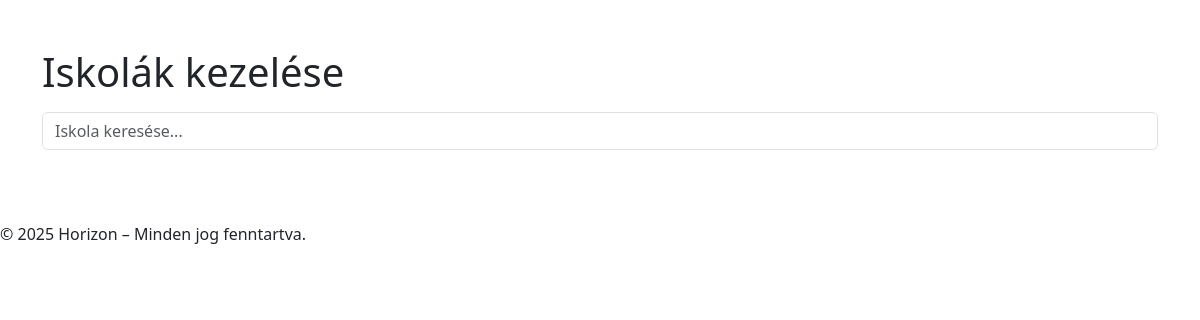
The page /pages/admin/admin.php on the database as committed earlier.
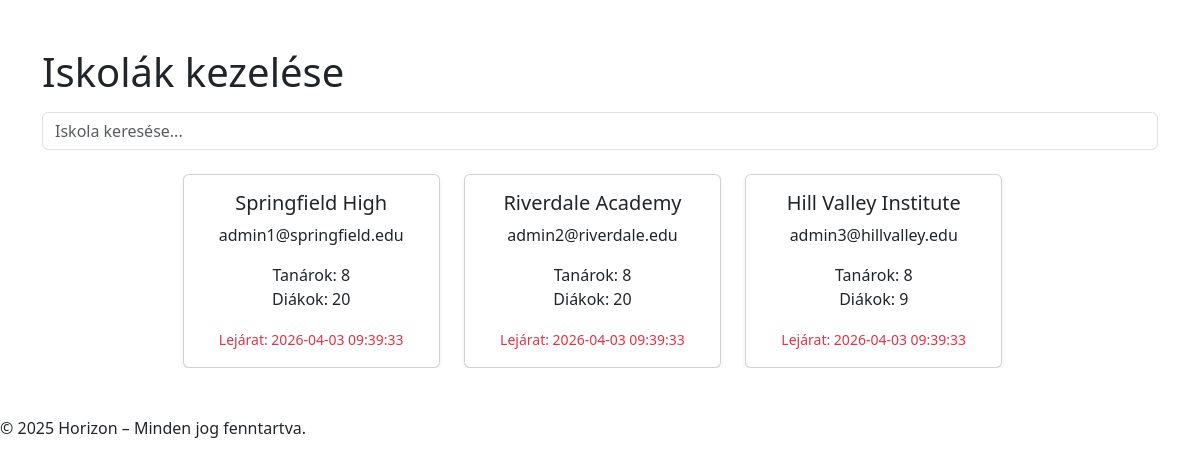
The same page on the database as committed later.
### tables this page shows
CREATE TABLE `schools` (
  `Id` int(11) NOT NULL,
  `Name` varchar(100) NOT NULL,
  `Country` varchar(100) NOT NULL,
  `Address` varchar(150) NOT NULL,
  `Email` varchar(100) NOT NULL,
  `Password` varchar(255) NOT NULL,
  `Date` datetime NOT NULL,
  `IsActive` tinyint(1) DEFAULT 0,
  `ExpirationDate` datetime NOT NULL
);

### pages/admin/admin.php (the view, shortened to what this page needs)
<?php
require_once "/xampp/htdocs/Horizon/database/db.php";
$pageStylesheet = "/Horizon/scripts/style/adminPage.css";
require "/xampp/htdocs/Horizon/views/header.php";
?>
<div class="container my-5">
    <h1 class="mb-3">Iskolák kezelése</h1>
    <input type="text" id="searchInput" class="form-control mb-4" placeholder="Iskola keresése...">
    <div id="scrollableCards">
        <div class="row gy-4 justify-content-center" id="schoolCards">
            <?php
            $sql = "SELECT Id, Name, Email, ExpirationDate FROM schools";
            $result = $conn->query($sql);
            if ($result->num_rows > 0):
                while($row = $result->fetch_assoc()):
                    $schoolId = $row["Id"];
                    $studentCountResult = $conn->query("SELECT COUNT(*) AS count FROM students WHERE SchoolId = $schoolId");
                    $studentCount = ($studentCountResult && $studentCountResult->num_rows > 0) ? $studentCountResult->fetch_assoc()['count'] : 0;
                    $teacherCountResult = $conn->query("SELECT COUNT(*) AS count FROM teachers WHERE SchoolId = $schoolId");
                    $teacherCount = ($teacherCountResult && $teacherCountResult->num_rows > 0) ? $teacherCountResult->fetch_assoc()['count'] : 0;
                    $expirationDate = new DateTime($row["ExpirationDate"]);
                    $now = new DateTime();
                    $interval = $now->diff($expirationDate);
                    $daysLeft = (int)$interval->format('%r%a');
                    if ($daysLeft <= 365) {
                        $expirationColor = "text-danger";
                    } elseif ($daysLeft <= 1095) {
                        $expirationColor = "text-warning";
                    } else {
                        $expirationColor = "text-success";
                    }
                ?>
                    <div class="col-md-3 school-card text-center" data-name="<?= strtolower($row["Name"]) ?>" data-id="<?= $row["Id"] ?>">
                        <a href="school_details.php?id=<?= $row["Id"] ?>" style="text-decoration: none; color: inherit;">
                            <div class="card h-100 shadow-sm p-3 school-card-click" style="cursor:pointer;">
                                <h5 class="card-title"><?= $row["Name"] ?></h5>
                                <p class="card-text"><?= $row["Email"] ?></p>
                                <p class="card-text">
                                    Tanárok: <?= $teacherCount ?> <br>
                                    Diákok: <?= $studentCount ?>
                                </p>
                                <p class="card-text <?= $expirationColor ?>"><small>Lejárat: <?= $row["ExpirationDate"] ?></small></p>
                            </div>
                        </a>
                    </div>
                <?php endwhile;
            endif;
            ?>
        </div>
    </div>
</div>
<?php require_once "/xampp/htdocs/Horizon/views/footer.php"; ?>

### views/header.php (shortened to what this page needs)
<!DOCTYPE html>
<html lang="hu">
<head>
    <link href="https://cdn.jsdelivr.net/npm/bootstrap@5.3.0/dist/css/bootstrap.min.css" rel="stylesheet">
    <?php if (isset($pageStylesheet)): ?>
        <link rel="stylesheet" href="<?php echo htmlspecialchars($pageStylesheet); ?>">
    <?php endif; ?>
</head>
<body>

### views/footer.php
<footer>
        &copy; <?php echo date('Y'); ?> Horizon – Minden jog fenntartva.
</footer>
</body>
</html>

### scripts/style/adminPage.css (style rules this page uses)
#scrollableCards { max-height: 400px; overflow-y: auto; padding-right: 15px; }
.school-card { min-width: 280px; }
.school-card .card { transition: transform 0.2s ease; }

Rows that differ between the two databases and show on the page:
added schools: Name "Springfield High", Email "admin1@springfield.edu", teacherCount "8", studentCount "20", ExpirationDate "2026-04-03 09:39:33"
added schools: Name "Riverdale Academy", Email "admin2@riverdale.edu", teacherCount "8", studentCount "20", ExpirationDate "2026-04-03 09:39:33"
added schools: Name "Hill Valley Institute", Email "admin3@hillvalley.edu", teacherCount "8", studentCount "9", ExpirationDate "2026-04-03 09:39:33"
